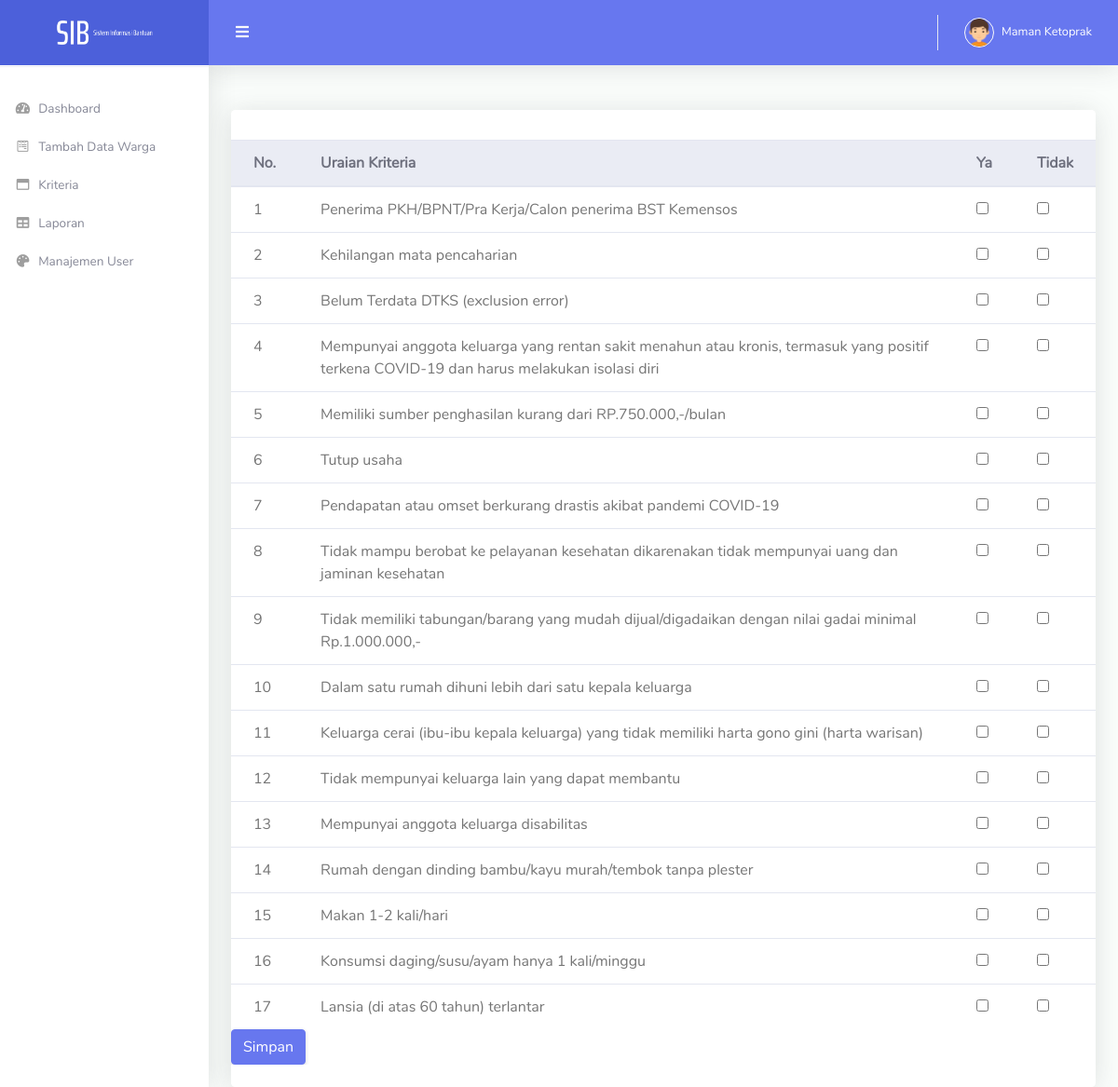
The page /tambahDataWarga/kuisioner.php on the database its author committed.
### tables this page shows
CREATE TABLE `kriteria` (
  `id_kriteria` int(11) NOT NULL,
  `nama` varchar(255) NOT NULL
);

### tambahDataWarga/kuisioner.php (the view, shortened to what this page needs)
<!DOCTYPE html>
<html lang="en">
<head>
  <link href="../vendor/fontawesome-free/css/all.min.css" rel="stylesheet" type="text/css">
  <link href="../vendor/bootstrap/css/bootstrap.min.css" rel="stylesheet" type="text/css">
  <link href="../css/ruang-admin.min.css" rel="stylesheet">
  <link href="../css/button.css" rel="stylesheet">
</head>
<body id="page-top">
  <div id="wrapper">
    <ul class="navbar-nav sidebar sidebar-light accordion" id="accordionSidebar">
      <a class="sidebar-brand d-flex align-items-center justify-content-center" href="index.html">
        <div class="sidebar-brand-icon">
          <img src="../img/logo/SSIB.png">
        </div>
      </a>
      <hr class="sidebar-divider">
      <li class="nav-item">
        <a class="nav-link" href="index.php">
          <i class="fas fa-fw fa-tachometer-alt"></i>
          <span>Dashboard</span>
        </a>
      </li>
      <li class="nav-item">
        <a class="nav-link collapsed" href="tambahDataWarga/tambahData.php">
          <i class="fab fa-fw fa-wpforms"></i>
          <span>Tambah Data Warga</span>
        </a>
      </li>
      <li class="nav-item">
        <a class="nav-link" href="crudKriteria/tambahKriteria.php">
          <i class="far fa-fw fa-window-maximize"></i>
          <span>Kriteria</span>
        </a>
      </li>
      <li class="nav-item">
        <a class="nav-link collapsed" href="laporan.php">
          <i class="fas fa-fw fa-table"></i>
          <span>Laporan</span>
        </a>
      </li>
      <li class="nav-item">
        <a class="nav-link" href="manageUser.php">
          <i class="fas fa-fw fa-palette"></i>
          <span>Manajemen User</span>
        </a>
      </li>
    </ul>
    <div id="content-wrapper" class="d-flex flex-column">
      <div id="content">
        <nav class="navbar navbar-expand navbar-light bg-navbar topbar mb-4 static-top">
          <button id="sidebarToggleTop" class="btn btn-link rounded-circle mr-3">
            <i class="fa fa-bars"></i>
          </button>
          <ul class="navbar-nav ml-auto">
            <li class="nav-item dropdown no-arrow">
              <a class="nav-link dropdown-toggle" href="#" id="userDropdown" role="button" data-toggle="dropdown"
                aria-haspopup="true" aria-expanded="false">
                <img class="img-profile rounded-circle" src="../img/boy.png" style="max-width: 60px">
                <span class="ml-2 d-none d-lg-inline text-white small">Maman Ketoprak</span>
              </a>
            </li>
          </ul>
        </nav>
        <div class="container-fluid" id="container-wrapper">
          <div class="row">
            <div class="col-lg-12">
              <div class="card">
                <div class="card-header py-3 d-flex flex-row align-items-center justify-content-between">
                </div>
                <div class="table-responsive">
                  <form  action="filter.php" method="POST">
                  <table class="table align-items-center table-flush">
                    <thead class="thead-light">
                      <tr>
                        <th>No.</th>
                        <th>Uraian Kriteria</th>
                        <th>Ya</th>
                        <th>Tidak</th>
                        <?php
                          include "../crudManageUser/config.php";
                        	$tampil ="SELECT * FROM kriteria ORDER BY id_kriteria asc";
                          $hasil=mysqli_query($koneksi,$tampil);
                          $no1=0;
                          $no2=0;
                          $nomor = 1;
                          while ($data=mysqli_fetch_array($hasil)){
                            echo "<tr ><td>$nomor</td><td>$data[nama]</td>
                                <td><input type=checkbox name=ya[] value=$data[id_kriteria] id=id1$no1></td>
                                <td><input type=checkbox name=tidak[] value=$data[id_kriteria] id=id2$no2></td>";
                            $nomor++;
                            $no1++;
                            $no2++;
							            	?>
                          <?php } ?>
                      </tr>
                    </thead>
                  </table>
                  <button type="submit" class="btn btn-primary" >Simpan</button>
                </form>
                </div>
                <div class="card-footer"></div>
              </div>
            </div>
          </div>
        </div>
      </div>
    </div>
  </div>
</body>
</html>

### rows shown on the page
kriteria: nama "Penerima PKH/BPNT/Pra Kerja/Calon penerima BST Kemensos"
kriteria: nama "Kehilangan mata pencaharian"
kriteria: nama "Belum Terdata DTKS (exclusion error)"
kriteria: nama "Mempunyai anggota keluarga yang rentan sakit menahun atau kronis, termasuk yang positif terkena COVID-19 dan harus melakukan isolasi diri"
kriteria: nama "Memiliki sumber penghasilan kurang dari RP.750.000,-/bulan"
kriteria: nama "Tutup usaha"
kriteria: nama "Pendapatan atau omset berkurang drastis akibat pandemi COVID-19"
kriteria: nama "Tidak mampu berobat ke pelayanan kesehatan dikarenakan tidak mempunyai uang dan jaminan kesehatan"
kriteria: nama "Tidak memiliki tabungan/barang yang mudah dijual/digadaikan dengan nilai gadai minimal Rp.1.000.000,-"
kriteria: nama "Dalam satu rumah dihuni lebih dari satu kepala keluarga"
kriteria: nama "Keluarga cerai (ibu-ibu kepala keluarga) yang tidak memiliki harta gono gini (harta warisan)"
kriteria: nama "Tidak mempunyai keluarga lain yang dapat membantu"
kriteria: nama "Mempunyai anggota keluarga disabilitas"
kriteria: nama "Rumah dengan dinding bambu/kayu murah/tembok tanpa plester"
kriteria: nama "Makan 1-2 kali/hari"
kriteria: nama "Konsumsi daging/susu/ayam hanya 1 kali/minggu"
kriteria: nama "Lansia (di atas 60 tahun) terlantar"
